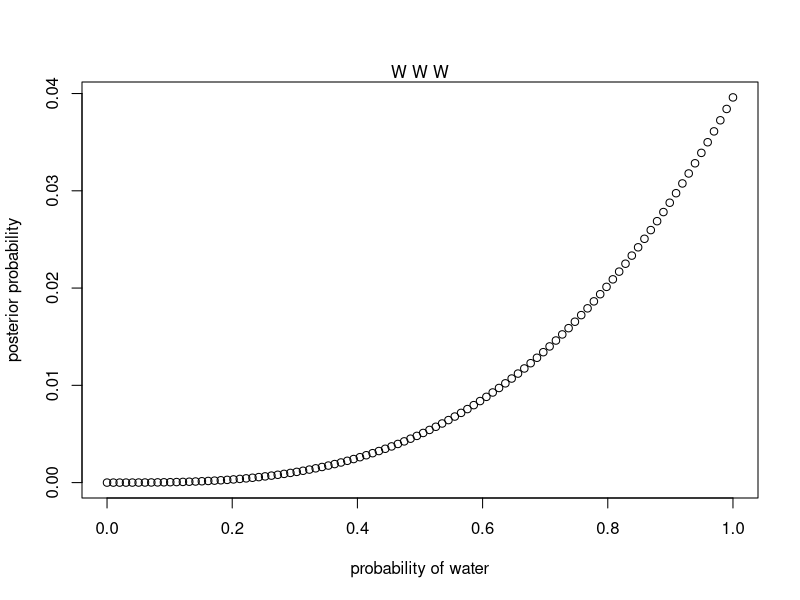
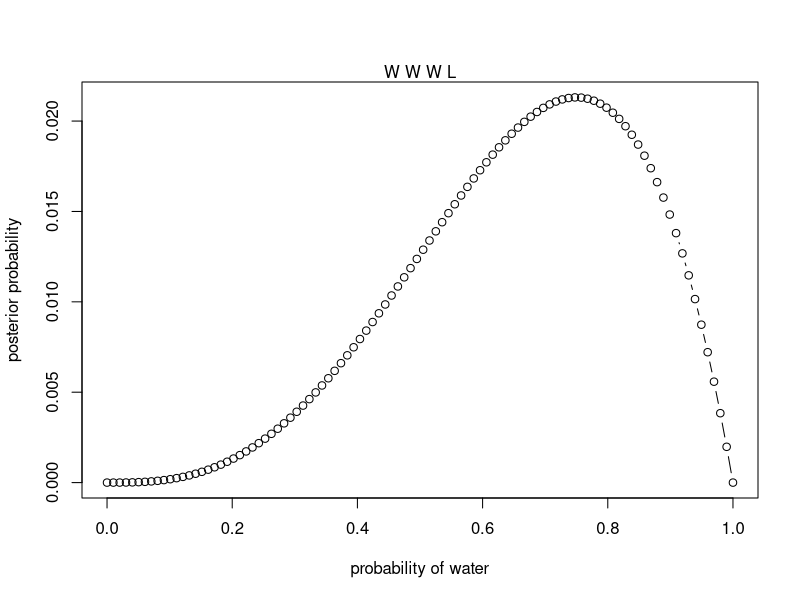
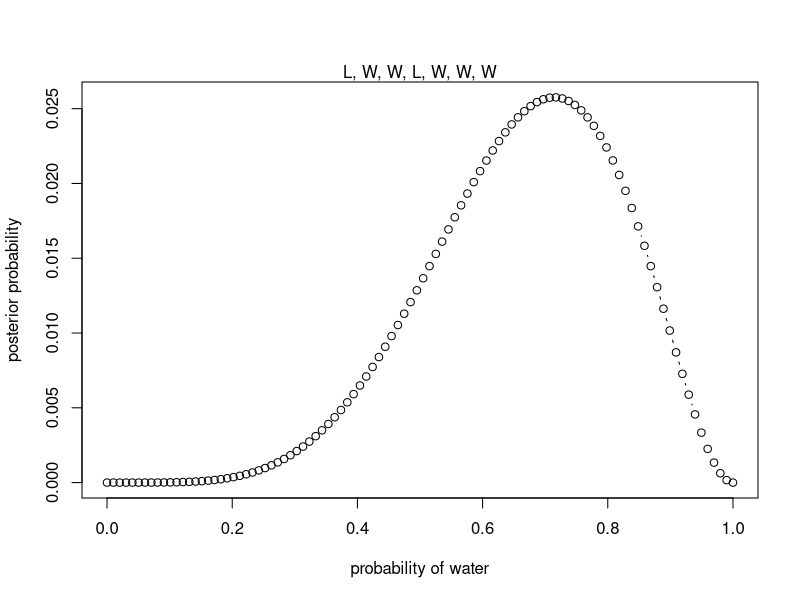
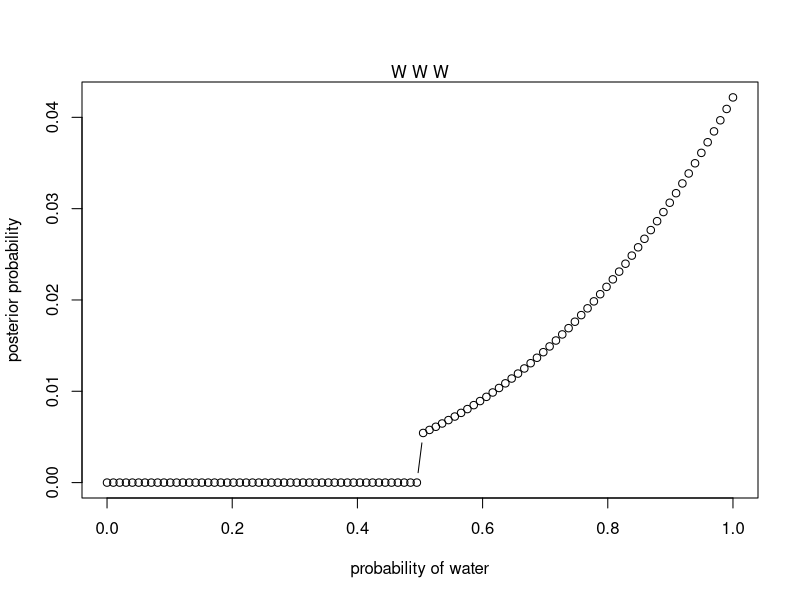
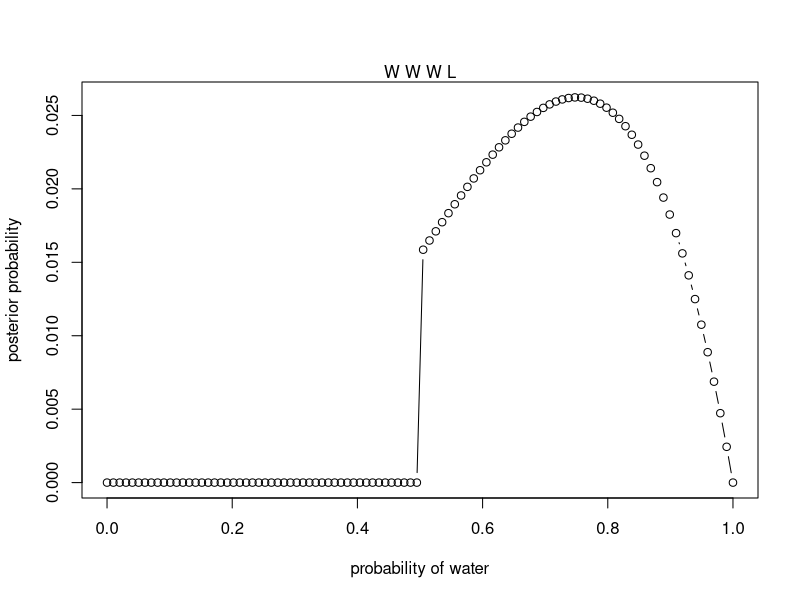
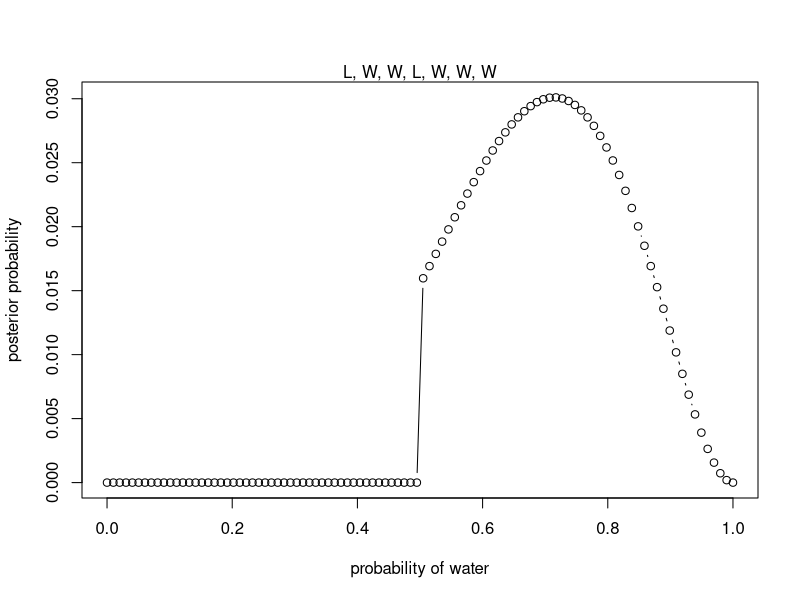

Reproduce these figures in R, in order.
## ---- chunk 1
knitr::opts_chunk$set(echo = TRUE)
## ---- chunk 2
# (1) W, W, W

# define grid (100 points)
p_grid <- seq( from=0 , to=1 , length.out=100 )
# define prior
prior <- rep( 1 , 100 ) # uniform prior
# compute likelihood at each value in grid
likelihood <- dbinom( 3 , size=3 , prob=p_grid )
# compute product of likelihood and prior
unstd.posterior <- likelihood * prior
# standardize the posterior, so it sums to 1
posterior <- unstd.posterior / sum(unstd.posterior)
plot( p_grid , posterior , type="b" ,
xlab="probability of water" , ylab="posterior probability" )
mtext( "W W W" )
## ---- chunk 3
# (2) W, W, W, L

# define grid (100 points)
p_grid <- seq( from=0 , to=1 , length.out=100 )
# define prior
prior <- rep( 1 , 100 ) # uniform prior
# compute likelihood at each value in grid
likelihood <- dbinom( 3 , size=4 , prob=p_grid )
# compute product of likelihood and prior
unstd.posterior <- likelihood * prior
# standardize the posterior, so it sums to 1
posterior <- unstd.posterior / sum(unstd.posterior)
plot( p_grid , posterior , type="b" ,
xlab="probability of water" , ylab="posterior probability" )
mtext( "W W W L" )
## ---- chunk 4
# (3) L, W, W, L, W, W, W

# define grid (100 points)
p_grid <- seq( from=0 , to=1 , length.out=100 )
# define prior
prior <- rep( 1 , 100 ) # uniform prior
# compute likelihood at each value in grid
likelihood <- dbinom( 5 , size=7 , prob=p_grid )
# compute product of likelihood and prior
unstd.posterior <- likelihood * prior
# standardize the posterior, so it sums to 1
posterior <- unstd.posterior / sum(unstd.posterior)
plot( p_grid , posterior , type="b" ,
xlab="probability of water" , ylab="posterior probability" )
mtext( "L, W, W, L, W, W, W" )
## ---- chunk 5
# (1) W, W, W

# define grid (100 points)
p_grid <- seq( from=0 , to=1 , length.out=100 )
# define prior
prior <- ifelse( p_grid < 0.5 , 0 , 1 )
# compute likelihood at each value in grid
likelihood <- dbinom( 3 , size=3 , prob=p_grid )
# compute product of likelihood and prior
unstd.posterior <- likelihood * prior
# standardize the posterior, so it sums to 1
posterior <- unstd.posterior / sum(unstd.posterior)
plot( p_grid , posterior , type="b" ,
xlab="probability of water" , ylab="posterior probability" )
mtext( "W W W" )
## ---- chunk 6
# (2) W, W, W, L

# define grid (100 points)
p_grid <- seq( from=0 , to=1 , length.out=100 )
# define prior
prior <- ifelse( p_grid < 0.5 , 0 , 1 )
# compute likelihood at each value in grid
likelihood <- dbinom( 3 , size=4 , prob=p_grid )
# compute product of likelihood and prior
unstd.posterior <- likelihood * prior
# standardize the posterior, so it sums to 1
posterior <- unstd.posterior / sum(unstd.posterior)
plot( p_grid , posterior , type="b" ,
xlab="probability of water" , ylab="posterior probability" )
mtext( "W W W L" )
## ---- chunk 7
# (3) L, W, W, L, W, W, W

# define grid (100 points)
p_grid <- seq( from=0 , to=1 , length.out=100 )
# define prior
prior <- ifelse( p_grid < 0.5 , 0 , 1 )
# compute likelihood at each value in grid
likelihood <- dbinom( 5 , size=7 , prob=p_grid )
# compute product of likelihood and prior
unstd.posterior <- likelihood * prior
# standardize the posterior, so it sums to 1
posterior <- unstd.posterior / sum(unstd.posterior)
plot( p_grid , posterior , type="b" ,
xlab="probability of water" , ylab="posterior probability" )
mtext( "L, W, W, L, W, W, W" )
## ---- chunk 8
(0.30*0.5)/0.65
